Frame 1 (no input): blank canvas, image omitted
Frame 60 (the mouse pressed at the canvas centre just before this capture): blank canvas, image omitted
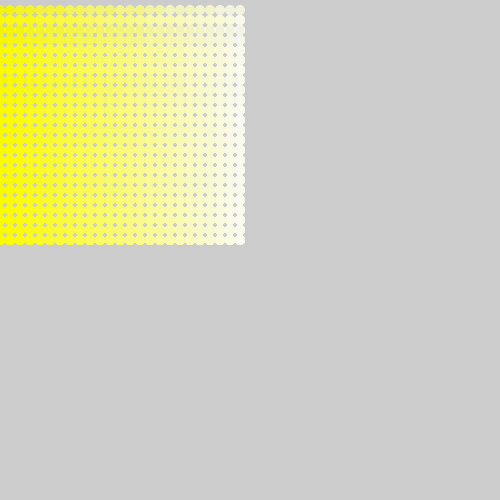
Frame 120 (the mouse held since frame 60 and released just before this capture)

The Processing sketch whose frames 1 and 60 were blank and that drew this single picture after the mouse press (run headless with seeded random() and noise(); from frame 60 on, the mouse is pressed at the canvas centre):

// Processing sketch: pattern2
// ── pattern2.pde
void setup(){
  size(500,500);
}

void draw(){
  for(int j=0; j < mouseX; j+= 10){
    for(int i = 0; i < mouseY; i+= 10){
    fill(mouseX, mouseY, i, j); 
    noStroke(); 
    ellipse(i,j,10,10);
    ellipse(i, j, 5,5);
    }
  

  }
  

}
